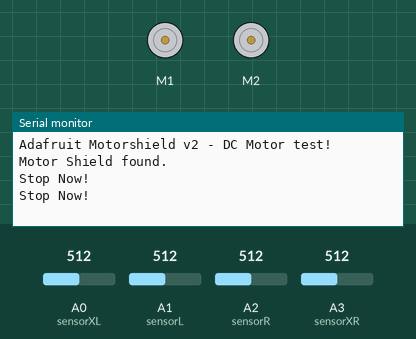
This sketch was run on a simulated Arduino Uno, built with avr-gcc and run on an emulated ATmega328P. On the bench: 2 × DC motor (green arrow = forward, orange = backward, longer = faster), the last lines printed to the serial monitor. The test bench sets the inputs (shaded band); at power-on: A1 (sensorL) = 512, A0 (sensorXL) = 512, A2 (sensorR) = 512, A3 (sensorXR) = 512.

Above: at 1.8 s.
1.9 s: A1 (sensorL) set to 212
At 2.6 s:
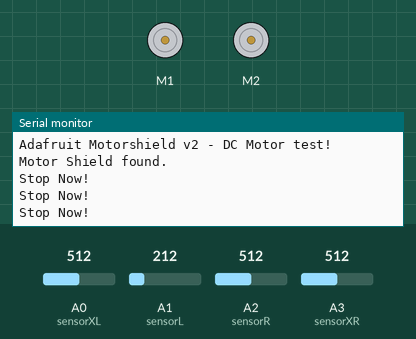
3.4 s: A1 (sensorL) set to 189
5.9 s: A0 (sensorXL) set to 211
At 6.7 s:
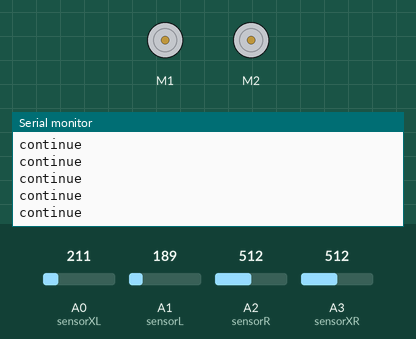
7.4 s: A0 (sensorXL) set to 183
At 8.3 s:
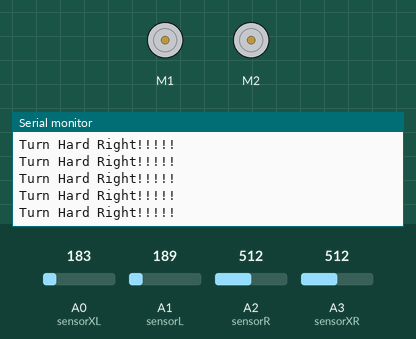
9.3 s: A2 (sensorR) set to 210
13.4 s: A2 (sensorR) set to 188
At 14.2 s:
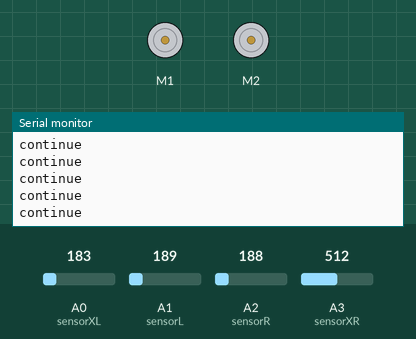

Measured:
- the behaviour switches between 200 and 199 on A0 (sensorXL) (found by bisection; images 2 and 3)
- the behaviour switches between 200 and 199 on A2 (sensorR) (found by bisection; images 3 and 4)
- after the input at 7.4 s, the serial monitor: prints a new line after 0.08 s (image 3)
- after the input at 13.4 s, the serial monitor: prints a new line after 0.07 s (image 4)

The sketch:

linefollowtest.ino
```cpp
#include <Adafruit_MotorShield.h>

Adafruit_MotorShield AFMS = Adafruit_MotorShield();
Adafruit_DCMotor *LMotor = AFMS.getMotor(1);
Adafruit_DCMotor *RMotor = AFMS.getMotor(2);


int sensorXL = A0;	// select the input pin for the potentiometer
int sensorL = A1;
int sensorR = A2;
int sensorXR = A3;

int sensorVal[4] = {0,0,0,0};  //set up sensor values values in calculation
int sensor[4] = {0,0,0,0};
int threshold = 200;
const float Kp = 20, Ki = 5, Kd = 1;
float error = 0, P = 0, I = 0, D = 0, PID_value = 0;
float previous_error = 0, previous_I = 0;
int LSpeed = 150; //set up initial speed
int RSpeed = 150;

void setup() {
  Serial.begin(9600);       	//Start serial and set the correct Baud Rate


  Serial.println("Adafruit Motorshield v2 - DC Motor test!");
  if (!AFMS.begin()) {         // create with the default frequency 1.6KHz
    Serial.println("Could not find Motor Shield. Check wiring.");
    while (1);
  }
  Serial.println("Motor Shield found.");
  LMotor->run(FORWARD);
  RMotor->run(BACKWARD);
}


void loop() {
  sensorVal[0] = analogRead(sensorXL);
  sensorVal[1] = analogRead(sensorL);
  sensorVal[2] = analogRead(sensorR);
  sensorVal[3] = analogRead(sensorXR);


  for (int i = 0; i <= 3; i++) {
    if(sensorVal[i] < threshold){
      sensor[i] = 1;
    }
    else{
        sensor[i] = 0;
    }
  }


  if (sensor[0] == 0 && sensor[1] != 0 && sensor[2] != 0 && sensor[3] != 0) {
    error = 3;
    Serial.println("Turn Hard Left!!!!!");
  } else if (sensor[1] == 0 && sensor[0] != 0 && sensor[2] != 0 && sensor[3] != 0) {
    error = 1;
    Serial.println("Turn Left!!");
  } else if (sensor[2] == 0 && sensor[1] != 0 && sensor[2] != 0 && sensor[0] != 0) {
    error = -1;
    Serial.println("Turn Right!!");
  } else if (sensor[3] == 0 && sensor[1] != 0 && sensor[2] == 0 && sensor[0] != 0) {
    error = -3;
    Serial.println("Turn Hard Right!!!!!");
  } else if (sensor[1] == 0 && sensor[2] == 0) {
    error = 0;
    Serial.println("Stop Now!");
    LMotor->run(RELEASE);
    RMotor->run(RELEASE);
    delay(1000);
  } else {
    error = 0;
    Serial.println("continue");
  }


  P = error;
  I = 0.5*(error + previous_I);
  D = error - previous_error;
  PID_value = (Kp * P) + (Ki * I) + (Kd * D);
  previous_I = I;
  previous_error = error;
  int left_motor_speed = LSpeed - PID_value;
  int right_motor_speed = RSpeed + PID_value;
  constrain(left_motor_speed, 0, 255);
  constrain(right_motor_speed, 0, 255);

  LMotor->setSpeed(left_motor_speed);
  RMotor->setSpeed(right_motor_speed);
}
```
